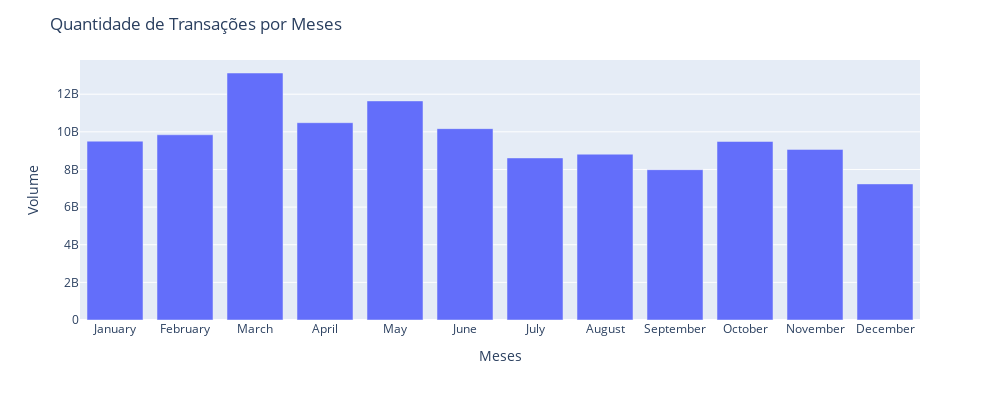

Here is the notebook cell this chart was saved with:
### Code cell
df_volume = df.groupby(['NameMonths', 'Month'], as_index=False)['Volume'].sum().sort_values(by='Month')

exibirBarPlot(df_volume, 'NameMonths', 'Volume', title='Quantidade de Transações por Meses', ylabel='Volume', xlabel='Meses')

### Figure 1 — Plotly figure (JSON) as saved in the notebook; plotly's stock layout.template omitted (floating-point values rounded to 4 significant figures)
{"data": [{"alignmentgroup": "True", "hovertemplate": "NameMonths=%{x}<br>Volume=%{y}<extra></extra>", "legendgroup": "", "marker": {"color": "#636efa", "pattern": {"shape": ""}}, "name": "", "offsetgroup": "", "orientation": "v", "showlegend": false, "textposition": "auto", "type": "bar", "x": ["January", "February", "March", "April", "May", "June", "July", "August", "September", "October", "November", "December"], "xaxis": "x", "y": [9503546000, 9843081300, 13126153800, 10484905400, 11642921600, 10169810700, 8612702100, 8811313100, 7988334000, 9487411400, 9066732800, 7232421500], "yaxis": "y"}], "layout": {"autosize": false, "barmode": "relative", "height": 400, "legend": {"tracegroupgap": 0}, "margin": {"t": 60}, "title": {"text": "<span>Quantidade de Transações por Meses</span>"}, "width": 1000, "xaxis": {"anchor": "y", "domain": [0, 1], "title": {"text": "<span>Meses</span>"}}, "yaxis": {"anchor": "x", "domain": [0, 1], "title": {"text": "<span>Volume</span>"}}}}
